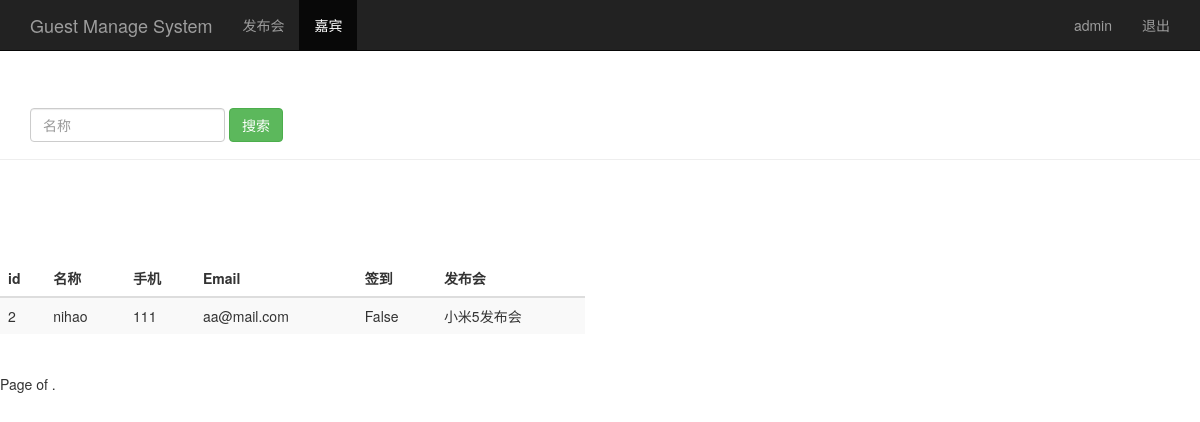
The app's page /search_jiabin_name/ (signed in) with its own data.
### sign/models.py (models this page shows, shortened)
class Guest(models.Model):
	event=models.ForeignKey(Event)
	realname=models.CharField(max_length=64)
	phone=models.CharField(max_length=16)
	email=models.EmailField()
	sign=models.BooleanField()
	create_time=models.DateTimeField(auto_now=True)
	class Meta:
		unique_together=("event","phone")

class Event(models.Model):
	name=models.CharField(max_length=100)
	limit=models.IntegerField()
	status=models.BooleanField()
	address=models.CharField(max_length=200)
	start_time=models.DateTimeField('events time')
	create_time=models.DateTimeField(auto_now=True)
	jiabin_sum=models.IntegerField(default=0)
	has_signed=models.IntegerField(default=0)
	has_not_signed=models.IntegerField(default=0)
	def __unicode__(self):
		return self.name

### sign/views.py (the view)
# urls.py: url(r'^search_jiabin_name/$',views.search_jiabin_name),
@login_required
def search_jiabin_name(request):
	username=request.session.get('user','')
	search_name=request.GET.get("realname","")
	guest_list=Guest.objects.filter(realname__contains=search_name)
	return render(request,"guest_manage.html",{"user":username, "guests":guest_list})

### sign/templates/guest_manage.html (shortened to what this page needs)
<!DOCTYPE html>
<html lang="zh-CN">
<head>
	{% load bootstrap3 %}
	{% bootstrap_css %}
</head>
<body>
<nav class="navbar navbar-inverse navbar-fixed-top">
	<div class="container">
		<div class="navbar-header">
			<a href="/event_manage/" class="navbar-brand">Guest Manage System</a>
		</div>
		<div id="navbar" class="collapse navbar-collapse">
			<ul class="nav navbar-nav">
				<li><a href="/event_manage/">发布会</a></li>
				<li class="active"><a href="#">嘉宾</a></li>
			</ul>
			<ul class="nav navbar-nav navbar-right">
				<li><a href="#">{{user}}</a></li>
				<li><a href="/logout/">退出</a></li>
			</ul>
		</div>
	</div>
</nav>
<div class="page-header" style="padding-top: 60px;">
	<div id="navbar" class="navbar-collapse collapse">
		<form action="/search_jiabin_name/" class="navbar-form" method="get">
			<div class="form-group"><input name="realname" type="text" placeholder="名称" class="form-control"></div>
			<button type="submit" class="btn btn-success">搜索</button>
		</form>
	</div>
</div>
<div class="row" style="padding-top: 80px;">
	<div class="col-md-6">
		<table class="table table-striped">
		<thead>
			<tr>
				<th>id</th>
				<th>名称</th>
				<th>手机</th>
				<th>Email</th>
				<th>签到</th>
				<th>发布会</th>
			</tr>
		</thead>
		<tbody>
			{% for guest in guests %}
			<tr>
				<td>{{guest.id}}</td>
				<td>{{guest.realname}}</td>
				<td>{{guest.phone}}</td>
				<td>{{guest.email}}</td>
				<td>{{guest.sign}}</td>
				<td>{{guest.event}}</td>
			</tr>
			{% endfor %}
		</tbody>
		</table>
	</div>
</div>
<div class="pagination">
    <span class="step-links">
    	<span class="current">
    	    Page{{guests.number}} of {{guests.paginator.num_pages}}.
    	</span>
    </span>
</div>
</body>
</html>

### records on screen
Guest: id "2", realname "nihao", phone "111", email "aa@mail.com", sign "False", event "小米5发布会"

### other values on screen
{{ user }} "admin"
